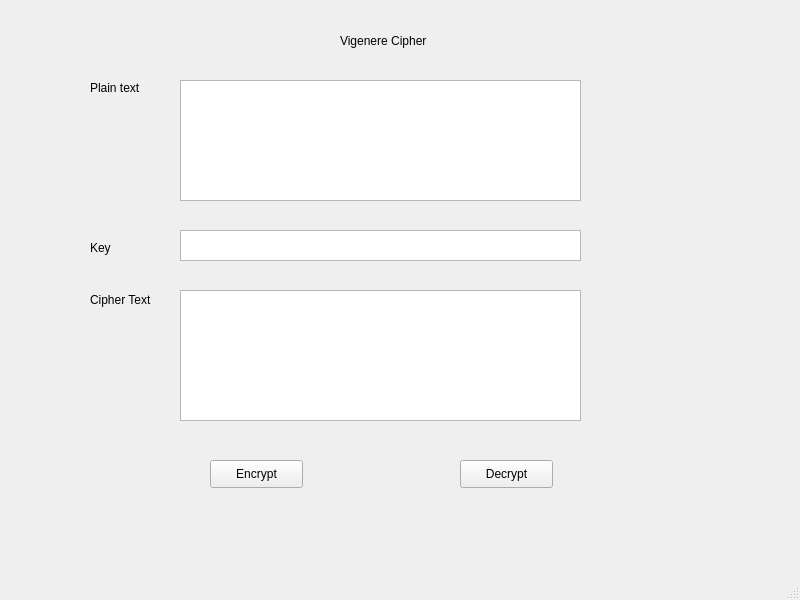
<?xml version="1.0" encoding="UTF-8"?>
<ui version="4.0">
 <class>vigenere</class>
 <widget class="QMainWindow" name="vigenere">
  <property name="geometry">
   <rect>
    <x>0</x>
    <y>0</y>
    <width>800</width>
    <height>600</height>
   </rect>
  </property>
  <property name="windowTitle">
   <string>MainWindow</string>
  </property>
  <widget class="QWidget" name="centralwidget">
   <widget class="QLabel" name="label">
    <property name="geometry">
     <rect>
      <x>340</x>
      <y>30</y>
      <width>101</width>
      <height>21</height>
     </rect>
    </property>
    <property name="text">
     <string>Vigenere Cipher</string>
    </property>
   </widget>
   <widget class="QLabel" name="label_2">
    <property name="geometry">
     <rect>
      <x>90</x>
      <y>80</y>
      <width>55</width>
      <height>16</height>
     </rect>
    </property>
    <property name="text">
     <string>Plain text</string>
    </property>
   </widget>
   <widget class="QLabel" name="label_3">
    <property name="geometry">
     <rect>
      <x>90</x>
      <y>240</y>
      <width>55</width>
      <height>16</height>
     </rect>
    </property>
    <property name="text">
     <string>Key</string>
    </property>
   </widget>
   <widget class="QLabel" name="label_4">
    <property name="geometry">
     <rect>
      <x>90</x>
      <y>290</y>
      <width>81</width>
      <height>20</height>
     </rect>
    </property>
    <property name="text">
     <string>Cipher Text</string>
    </property>
   </widget>
   <widget class="QPlainTextEdit" name="txt_plain_text">
    <property name="geometry">
     <rect>
      <x>180</x>
      <y>80</y>
      <width>401</width>
      <height>121</height>
     </rect>
    </property>
   </widget>
   <widget class="QPlainTextEdit" name="txt_key">
    <property name="geometry">
     <rect>
      <x>180</x>
      <y>230</y>
      <width>401</width>
      <height>31</height>
     </rect>
    </property>
   </widget>
   <widget class="QPlainTextEdit" name="txt_cipher_text">
    <property name="geometry">
     <rect>
      <x>180</x>
      <y>290</y>
      <width>401</width>
      <height>131</height>
     </rect>
    </property>
   </widget>
   <widget class="QPushButton" name="btn_encrypt">
    <property name="geometry">
     <rect>
      <x>210</x>
      <y>460</y>
      <width>93</width>
      <height>28</height>
     </rect>
    </property>
    <property name="text">
     <string>Encrypt</string>
    </property>
   </widget>
   <widget class="QPushButton" name="btn_decrypt">
    <property name="geometry">
     <rect>
      <x>460</x>
      <y>460</y>
      <width>93</width>
      <height>28</height>
     </rect>
    </property>
    <property name="text">
     <string>Decrypt</string>
    </property>
   </widget>
  </widget>
  <widget class="QMenuBar" name="menubar">
   <property name="geometry">
    <rect>
     <x>0</x>
     <y>0</y>
     <width>800</width>
     <height>26</height>
    </rect>
   </property>
  </widget>
  <widget class="QStatusBar" name="statusbar"/>
 </widget>
 <resources/>
 <connections/>
</ui>
